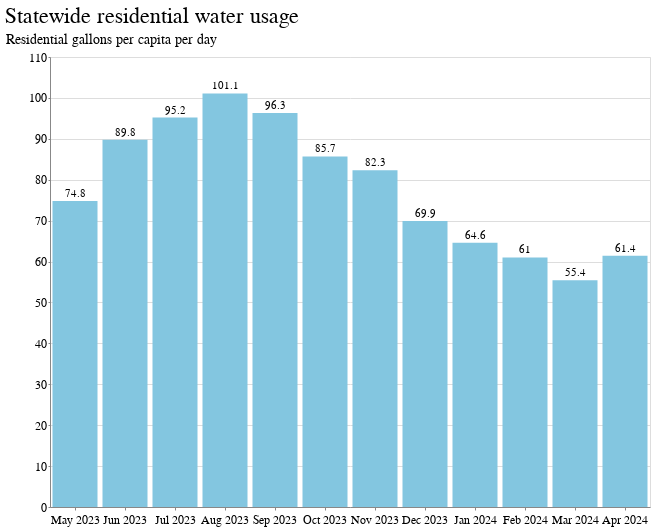

Notebook source saved alongside this figure:
### Code cell
base = alt.Chart(
    statewide_df.tail(12)
).encode(
    x=alt.X("yearmonth(report_period_start_date):O").axis(title=""),
    tooltip=["state_pop_weighted_rgpcd","report_period_start_date"]
)

bar = base.mark_bar(color="#83c6e0").encode(
    y=alt.Y("state_pop_weighted_rgpcd", stack=None).axis(title="Residential gallons per capita per day"),
    text="state_pop_weighted_rgpcd"
)

# avg_line = base.mark_line(interpolate='step', color='#1281aa').encode(
#     y=alt.Y("regional_r_gpcd"),
#     text="regional_r_gpcd"
# )

# goal_line = alt.Chart(pd.DataFrame({'y': [80]})).mark_rule(color="#b75a36",strokeDash=[10,11]).encode(y='y')

(
    bar + 
    # avg_line + 
    bar.mark_text(align='center', dy=-7) 
    # avg_line.mark_text(align='center', dy=-7)
).properties(title=f"Statewide residential water usage", width=600)

### Figure 1 — Vega-Lite specification as saved in the notebook (floating-point values rounded to 4 significant figures)
{"config": {"view": {"width": 800, "height": 450}, "background": "#ffffff", "title": {"anchor": "start", "font": "BentonGothic-Bold, sans", "fontColor": "#000000", "fontSize": 22, "fontWeight": "normal"}, "arc": {"fill": "#82c6df"}, "area": {"fill": "#82c6df"}, "line": {"stroke": "#82c6df", "strokeWidth": 3}, "path": {"stroke": "#82c6df"}, "rect": {"fill": "#82c6df"}, "shape": {"stroke": "#82c6df"}, "bar": {"fill": "#82c6df"}, "point": {"stroke": "#82c6df"}, "symbol": {"fill": "#82c6df", "size": 30}, "axis": {"titleFont": "BentonGothic-Bold, sans", "titleFontSize": 14, "titleFontWeight": "normal", "labelFont": "BentonGothic, sans", "labelFontSize": 12, "labelFontWeight": "normal"}, "axisX": {"labelAngle": 0, "labelPadding": 4, "tickSize": 3}, "axisY": {"labelBaseline": "middle", "maxExtent": 45, "minExtent": 45, "tickSize": 2, "titleAlign": "left", "titleAngle": 0, "titleX": -45, "titleY": -11}, "legend": {"titleFont": "BentonGothic-Bold, sans", "titleFontSize": 14, "titleFontWeight": "normal", "symbolType": "square", "labelFont": "BentonGothic, sans", "labelFontSize": 13}, "range": {"category": ["#3580b1", "#ec8431", "#ab7fb4", "#c89d29", "#adc839", "#829eb1"], "diverging": ["#e68a4f", "#f4bb6a", "#f9e39c", "#dadfe2", "#a6b7c6", "#849eae"], "heatmap": ["#fbf2c7", "#f9e39c", "#f8d36e", "#f4bb6a", "#e68a4f", "#d15a40", "#ab4232"], "ordinal": ["#fbf2c7", "#f9e39c", "#f8d36e", "#f4bb6a", "#e68a4f", "#d15a40", "#ab4232"], "ramp": ["#fbf2c7", "#f9e39c", "#f8d36e", "#f4bb6a", "#e68a4f", "#d15a40", "#ab4232"]}}, "layer": [{"mark": {"type": "bar", "color": "#83c6e0"}, "encoding": {"text": {"field": "state_pop_weighted_rgpcd", "type": "quantitative"}, "tooltip": [{"field": "state_pop_weighted_rgpcd", "type": "quantitative"}, {"field": "report_period_start_date", "type": "temporal"}], "x": {"axis": {"title": ""}, "field": "report_period_start_date", "timeUnit": "yearmonth", "type": "ordinal"}, "y": {"axis": {"title": "Residential gallons per capita per day"}, "field": "state_pop_weighted_rgpcd", "stack": null, "type": "quantitative"}}}, {"mark": {"type": "text", "align": "center", "dy": -7}, "encoding": {"text": {"field": "state_pop_weighted_rgpcd", "type": "quantitative"}, "tooltip": [{"field": "state_pop_weighted_rgpcd", "type": "quantitative"}, {"field": "report_period_start_date", "type": "temporal"}], "x": {"axis": {"title": ""}, "field": "report_period_start_date", "timeUnit": "yearmonth", "type": "ordinal"}, "y": {"axis": {"title": "Residential gallons per capita per day"}, "field": "state_pop_weighted_rgpcd", "stack": null, "type": "quantitative"}}}], "data": {"name": "data-298f5c9ccf93c0bc11736003eba20d6f"}, "title": "Statewide residential water usage", "width": 600, "$schema": "https://vega.github.io/schema/vega-lite/v5.16.3.json", "datasets": {"data-298f5c9ccf93c0bc11736003eba20d6f": [{"report_period_start_date": "2023-05-01T00:00:00", "total_pop": 36490000.0, "total_gallons": 149800000000.0, "state_pop_weighted_rgpcd": 74.8}, {"report_period_start_date": "2023-06-01T00:00:00", "total_pop": 36640000.0, "total_gallons": 158300000000.0, "state_pop_weighted_rgpcd": 89.8}, {"report_period_start_date": "2023-07-01T00:00:00", "total_pop": 35260000.0, "total_gallons": 172200000000.0, "state_pop_weighted_rgpcd": 95.2}, {"report_period_start_date": "2023-08-01T00:00:00", "total_pop": 36640000.0, "total_gallons": 171400000000.0, "state_pop_weighted_rgpcd": 101.1}, {"report_period_start_date": "2023-09-01T00:00:00", "total_pop": 37170000.0, "total_gallons": 166000000000.0, "state_pop_weighted_rgpcd": 96.3}, {"report_period_start_date": "2023-10-01T00:00:00", "total_pop": 35220000.0, "total_gallons": 153300000000.0, "state_pop_weighted_rgpcd": 85.7}, {"report_period_start_date": "2023-11-01T00:00:00", "total_pop": 36250000.0, "total_gallons": 132500000000.0, "state_pop_weighted_rgpcd": 82.3}, {"report_period_start_date": "2023-12-01T00:00:00", "total_pop": 36180000.0, "total_gallons": 108500000000.0, "state_pop_weighted_rgpcd": 69.9}, {"report_period_start_date": "2024-01-01T00:00:00", "total_pop": 34140000.0, "total_gallons": 94550000000.0, "state_pop_weighted_rgpcd": 64.6}, {"report_period_start_date": "2024-02-01T00:00:00", "total_pop": 34140000.0, "total_gallons": 84880000000.0, "state_pop_weighted_rgpcd": 61.0}, {"report_period_start_date": "2024-03-01T00:00:00", "total_pop": 35630000.0, "total_gallons": 103900000000.0, "state_pop_weighted_rgpcd": 55.4}, {"report_period_start_date": "2024-04-01T00:00:00", "total_pop": 31270000.0, "total_gallons": 99010000000.0, "state_pop_weighted_rgpcd": 61.4}]}}
